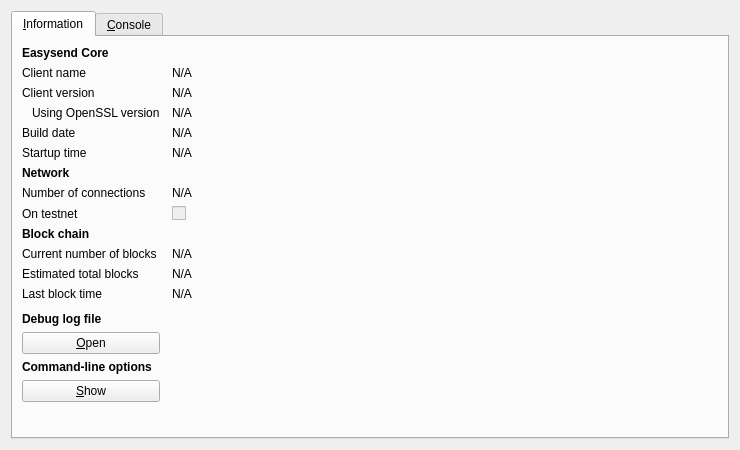
<?xml version="1.0" encoding="UTF-8"?>
<ui version="4.0">
 <class>RPCConsole</class>
 <widget class="QDialog" name="RPCConsole">
  <property name="geometry">
   <rect>
    <x>0</x>
    <y>0</y>
    <width>740</width>
    <height>450</height>
   </rect>
  </property>
  <property name="windowTitle">
   <string>Easysend - Debug window</string>
  </property>
  <layout class="QVBoxLayout" name="verticalLayout_2">
   <item>
    <widget class="QTabWidget" name="tabWidget">
     <property name="currentIndex">
      <number>0</number>
     </property>
     <widget class="QWidget" name="tab_info">
      <attribute name="title">
       <string>&amp;Information</string>
      </attribute>
      <layout class="QGridLayout" name="gridLayout" columnstretch="0,1">
       <property name="horizontalSpacing">
        <number>12</number>
       </property>
       <item row="0" column="0">
        <widget class="QLabel" name="label_9">
         <property name="font">
          <font>
           <weight>75</weight>
           <bold>true</bold>
          </font>
         </property>
         <property name="text">
          <string>Easysend Core</string>
         </property>
        </widget>
       </item>
       <item row="1" column="0">
        <widget class="QLabel" name="label_5">
         <property name="text">
          <string>Client name</string>
         </property>
        </widget>
       </item>
       <item row="1" column="1">
        <widget class="QLabel" name="clientName">
         <property name="cursor">
          <cursorShape>IBeamCursor</cursorShape>
         </property>
         <property name="text">
          <string>N/A</string>
         </property>
         <property name="textFormat">
          <enum>Qt::PlainText</enum>
         </property>
         <property name="textInteractionFlags">
          <set>Qt::LinksAccessibleByMouse|Qt::TextSelectableByKeyboard|Qt::TextSelectableByMouse</set>
         </property>
        </widget>
       </item>
       <item row="2" column="0">
        <widget class="QLabel" name="label_6">
         <property name="text">
          <string>Client version</string>
         </property>
        </widget>
       </item>
       <item row="2" column="1">
        <widget class="QLabel" name="clientVersion">
         <property name="cursor">
          <cursorShape>IBeamCursor</cursorShape>
         </property>
         <property name="text">
          <string>N/A</string>
         </property>
         <property name="textFormat">
          <enum>Qt::PlainText</enum>
         </property>
         <property name="textInteractionFlags">
          <set>Qt::LinksAccessibleByMouse|Qt::TextSelectableByKeyboard|Qt::TextSelectableByMouse</set>
         </property>
        </widget>
       </item>
       <item row="3" column="0">
        <widget class="QLabel" name="label_14">
         <property name="text">
          <string>Using OpenSSL version</string>
         </property>
         <property name="indent">
          <number>10</number>
         </property>
        </widget>
       </item>
       <item row="3" column="1">
        <widget class="QLabel" name="openSSLVersion">
         <property name="cursor">
          <cursorShape>IBeamCursor</cursorShape>
         </property>
         <property name="text">
          <string>N/A</string>
         </property>
         <property name="textFormat">
          <enum>Qt::PlainText</enum>
         </property>
         <property name="textInteractionFlags">
          <set>Qt::LinksAccessibleByMouse|Qt::TextSelectableByKeyboard|Qt::TextSelectableByMouse</set>
         </property>
        </widget>
       </item>
       <item row="4" column="0">
        <widget class="QLabel" name="label_12">
         <property name="text">
          <string>Build date</string>
         </property>
        </widget>
       </item>
       <item row="4" column="1">
        <widget class="QLabel" name="buildDate">
         <property name="cursor">
          <cursorShape>IBeamCursor</cursorShape>
         </property>
         <property name="text">
          <string>N/A</string>
         </property>
         <property name="textFormat">
          <enum>Qt::PlainText</enum>
         </property>
         <property name="textInteractionFlags">
          <set>Qt::LinksAccessibleByMouse|Qt::TextSelectableByKeyboard|Qt::TextSelectableByMouse</set>
         </property>
        </widget>
       </item>
       <item row="5" column="0">
        <widget class="QLabel" name="label_13">
         <property name="text">
          <string>Startup time</string>
         </property>
        </widget>
       </item>
       <item row="5" column="1">
        <widget class="QLabel" name="startupTime">
         <property name="cursor">
          <cursorShape>IBeamCursor</cursorShape>
         </property>
         <property name="text">
          <string>N/A</string>
         </property>
         <property name="textFormat">
          <enum>Qt::PlainText</enum>
         </property>
         <property name="textInteractionFlags">
          <set>Qt::LinksAccessibleByMouse|Qt::TextSelectableByKeyboard|Qt::TextSelectableByMouse</set>
         </property>
        </widget>
       </item>
       <item row="6" column="0">
        <widget class="QLabel" name="label_11">
         <property name="font">
          <font>
           <weight>75</weight>
           <bold>true</bold>
          </font>
         </property>
         <property name="text">
          <string>Network</string>
         </property>
        </widget>
       </item>
       <item row="7" column="0">
        <widget class="QLabel" name="label_7">
         <property name="text">
          <string>Number of connections</string>
         </property>
        </widget>
       </item>
       <item row="7" column="1">
        <widget class="QLabel" name="numberOfConnections">
         <property name="cursor">
          <cursorShape>IBeamCursor</cursorShape>
         </property>
         <property name="text">
          <string>N/A</string>
         </property>
         <property name="textFormat">
          <enum>Qt::PlainText</enum>
         </property>
         <property name="textInteractionFlags">
          <set>Qt::LinksAccessibleByMouse|Qt::TextSelectableByKeyboard|Qt::TextSelectableByMouse</set>
         </property>
        </widget>
       </item>
       <item row="8" column="0">
        <widget class="QLabel" name="label_8">
         <property name="text">
          <string>On testnet</string>
         </property>
        </widget>
       </item>
       <item row="8" column="1">
        <widget class="QCheckBox" name="isTestNet">
         <property name="enabled">
          <bool>false</bool>
         </property>
         <property name="text">
          <string/>
         </property>
        </widget>
       </item>
       <item row="9" column="0">
        <widget class="QLabel" name="label_10">
         <property name="font">
          <font>
           <weight>75</weight>
           <bold>true</bold>
          </font>
         </property>
         <property name="text">
          <string>Block chain</string>
         </property>
        </widget>
       </item>
       <item row="10" column="0">
        <widget class="QLabel" name="label_3">
         <property name="text">
          <string>Current number of blocks</string>
         </property>
        </widget>
       </item>
       <item row="10" column="1">
        <widget class="QLabel" name="numberOfBlocks">
         <property name="cursor">
          <cursorShape>IBeamCursor</cursorShape>
         </property>
         <property name="text">
          <string>N/A</string>
         </property>
         <property name="textFormat">
          <enum>Qt::PlainText</enum>
         </property>
         <property name="textInteractionFlags">
          <set>Qt::LinksAccessibleByMouse|Qt::TextSelectableByKeyboard|Qt::TextSelectableByMouse</set>
         </property>
        </widget>
       </item>
       <item row="11" column="0">
        <widget class="QLabel" name="label_4">
         <property name="text">
          <string>Estimated total blocks</string>
         </property>
        </widget>
       </item>
       <item row="11" column="1">
        <widget class="QLabel" name="totalBlocks">
         <property name="cursor">
          <cursorShape>IBeamCursor</cursorShape>
         </property>
         <property name="text">
          <string>N/A</string>
         </property>
         <property name="textFormat">
          <enum>Qt::PlainText</enum>
         </property>
         <property name="textInteractionFlags">
          <set>Qt::LinksAccessibleByMouse|Qt::TextSelectableByKeyboard|Qt::TextSelectableByMouse</set>
         </property>
        </widget>
       </item>
       <item row="12" column="0">
        <widget class="QLabel" name="label_2">
         <property name="text">
          <string>Last block time</string>
         </property>
        </widget>
       </item>
       <item row="12" column="1">
        <widget class="QLabel" name="lastBlockTime">
         <property name="cursor">
          <cursorShape>IBeamCursor</cursorShape>
         </property>
         <property name="text">
          <string>N/A</string>
         </property>
         <property name="textFormat">
          <enum>Qt::PlainText</enum>
         </property>
         <property name="textInteractionFlags">
          <set>Qt::LinksAccessibleByMouse|Qt::TextSelectableByKeyboard|Qt::TextSelectableByMouse</set>
         </property>
        </widget>
       </item>
       <item row="13" column="0">
        <spacer name="verticalSpacer_2">
         <property name="orientation">
          <enum>Qt::Vertical</enum>
         </property>
         <property name="sizeHint" stdset="0">
          <size>
           <width>20</width>
           <height>20</height>
          </size>
         </property>
        </spacer>
       </item>
       <item row="14" column="0">
        <widget class="QLabel" name="labelDebugLogfile">
         <property name="font">
          <font>
           <weight>75</weight>
           <bold>true</bold>
          </font>
         </property>
         <property name="text">
          <string>Debug log file</string>
         </property>
        </widget>
       </item>
       <item row="15" column="0">
        <widget class="QPushButton" name="openDebugLogfileButton">
         <property name="toolTip">
          <string>Open the Easysend debug log file from the current data directory. This can take a few seconds for large log files.</string>
         </property>
         <property name="text">
          <string>&amp;Open</string>
         </property>
         <property name="autoDefault">
          <bool>false</bool>
         </property>
        </widget>
       </item>
       <item row="16" column="0">
        <widget class="QLabel" name="labelCLOptions">
         <property name="font">
          <font>
           <weight>75</weight>
           <bold>true</bold>
          </font>
         </property>
         <property name="text">
          <string>Command-line options</string>
         </property>
        </widget>
       </item>
       <item row="17" column="0">
        <widget class="QPushButton" name="showCLOptionsButton">
         <property name="toolTip">
          <string>Show the Easysend-Qt help message to get a list with possible Easysend command-line options.</string>
         </property>
         <property name="text">
          <string>&amp;Show</string>
         </property>
         <property name="autoDefault">
          <bool>false</bool>
         </property>
        </widget>
       </item>
       <item row="18" column="0">
        <spacer name="verticalSpacer">
         <property name="orientation">
          <enum>Qt::Vertical</enum>
         </property>
         <property name="sizeHint" stdset="0">
          <size>
           <width>20</width>
           <height>40</height>
          </size>
         </property>
        </spacer>
       </item>
      </layout>
     </widget>
     <widget class="QWidget" name="tab_console">
      <attribute name="title">
       <string>&amp;Console</string>
      </attribute>
      <layout class="QVBoxLayout" name="verticalLayout_3">
       <property name="spacing">
        <number>3</number>
       </property>
       <item>
        <widget class="QTextEdit" name="messagesWidget">
         <property name="minimumSize">
          <size>
           <width>0</width>
           <height>100</height>
          </size>
         </property>
         <property name="readOnly">
          <bool>true</bool>
         </property>
         <property name="tabKeyNavigation" stdset="0">
          <bool>false</bool>
         </property>
         <property name="columnCount" stdset="0">
          <number>2</number>
         </property>
        </widget>
       </item>
       <item>
        <layout class="QHBoxLayout" name="horizontalLayout">
         <property name="spacing">
          <number>3</number>
         </property>
         <item>
          <widget class="QLabel" name="label">
           <property name="text">
            <string notr="true">&gt;</string>
           </property>
          </widget>
         </item>
         <item>
          <widget class="QLineEdit" name="lineEdit"/>
         </item>
         <item>
          <widget class="QPushButton" name="clearButton">
           <property name="maximumSize">
            <size>
             <width>24</width>
             <height>24</height>
            </size>
           </property>
           <property name="toolTip">
            <string>Clear console</string>
           </property>
           <property name="text">
            <string/>
           </property>
           <property name="icon">
            <iconset resource="../bitcoin.qrc">
             <normaloff>:/icons/remove</normaloff>:/icons/remove</iconset>
           </property>
           <property name="shortcut">
            <string notr="true">Ctrl+L</string>
           </property>
           <property name="autoDefault">
            <bool>false</bool>
           </property>
          </widget>
         </item>
        </layout>
       </item>
      </layout>
     </widget>
    </widget>
   </item>
  </layout>
 </widget>
 <resources>
  <include location="../bitcoin.qrc"/>
 </resources>
 <connections/>
</ui>
